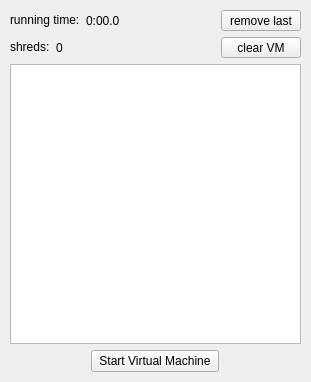
<?xml version="1.0" encoding="UTF-8"?>
<ui version="4.0">
 <class>mAVMMonitor</class>
 <widget class="QMainWindow" name="mAVMMonitor">
  <property name="geometry">
   <rect>
    <x>0</x>
    <y>0</y>
    <width>311</width>
    <height>382</height>
   </rect>
  </property>
  <property name="sizePolicy">
   <sizepolicy hsizetype="MinimumExpanding" vsizetype="MinimumExpanding">
    <horstretch>1</horstretch>
    <verstretch>1</verstretch>
   </sizepolicy>
  </property>
  <property name="windowTitle">
   <string>Virtual Machine</string>
  </property>
  <property name="windowIcon">
   <iconset resource="miniAudicle.qrc">
    <normaloff>:/icon/miniAudicle.png</normaloff>:/icon/miniAudicle.png</iconset>
  </property>
  <widget class="QWidget" name="centralwidget">
   <property name="sizePolicy">
    <sizepolicy hsizetype="MinimumExpanding" vsizetype="MinimumExpanding">
     <horstretch>1</horstretch>
     <verstretch>1</verstretch>
    </sizepolicy>
   </property>
   <property name="minimumSize">
    <size>
     <width>292</width>
     <height>361</height>
    </size>
   </property>
   <layout class="QVBoxLayout" name="verticalLayout_2">
    <property name="margin">
     <number>10</number>
    </property>
    <item>
     <layout class="QVBoxLayout" name="verticalLayout" stretch="0,0,0,0">
      <item>
       <layout class="QHBoxLayout" name="horizontalLayout">
        <item>
         <widget class="QLabel" name="label">
          <property name="sizePolicy">
           <sizepolicy hsizetype="Fixed" vsizetype="Fixed">
            <horstretch>0</horstretch>
            <verstretch>0</verstretch>
           </sizepolicy>
          </property>
          <property name="font">
           <font>
            <weight>50</weight>
            <bold>false</bold>
           </font>
          </property>
          <property name="text">
           <string>running time:</string>
          </property>
         </widget>
        </item>
        <item>
         <widget class="QLabel" name="runningTimeLabel">
          <property name="sizePolicy">
           <sizepolicy hsizetype="MinimumExpanding" vsizetype="MinimumExpanding">
            <horstretch>1</horstretch>
            <verstretch>1</verstretch>
           </sizepolicy>
          </property>
          <property name="font">
           <font>
            <weight>50</weight>
            <bold>false</bold>
           </font>
          </property>
          <property name="text">
           <string>0:00.0</string>
          </property>
         </widget>
        </item>
        <item>
         <widget class="QPushButton" name="removeLastButton">
          <property name="sizePolicy">
           <sizepolicy hsizetype="MinimumExpanding" vsizetype="Fixed">
            <horstretch>1</horstretch>
            <verstretch>0</verstretch>
           </sizepolicy>
          </property>
          <property name="minimumSize">
           <size>
            <width>80</width>
            <height>21</height>
           </size>
          </property>
          <property name="maximumSize">
           <size>
            <width>80</width>
            <height>21</height>
           </size>
          </property>
          <property name="text">
           <string>remove last</string>
          </property>
         </widget>
        </item>
       </layout>
      </item>
      <item>
       <layout class="QHBoxLayout" name="horizontalLayout_2" stretch="0,0,0">
        <item>
         <widget class="QLabel" name="label_2">
          <property name="sizePolicy">
           <sizepolicy hsizetype="Fixed" vsizetype="Fixed">
            <horstretch>0</horstretch>
            <verstretch>0</verstretch>
           </sizepolicy>
          </property>
          <property name="font">
           <font>
            <weight>50</weight>
            <bold>false</bold>
           </font>
          </property>
          <property name="text">
           <string>shreds:</string>
          </property>
         </widget>
        </item>
        <item>
         <widget class="QLabel" name="shredCountLabel">
          <property name="sizePolicy">
           <sizepolicy hsizetype="MinimumExpanding" vsizetype="MinimumExpanding">
            <horstretch>0</horstretch>
            <verstretch>0</verstretch>
           </sizepolicy>
          </property>
          <property name="font">
           <font>
            <weight>50</weight>
            <bold>false</bold>
           </font>
          </property>
          <property name="text">
           <string>0</string>
          </property>
         </widget>
        </item>
        <item>
         <widget class="QPushButton" name="removeAllButton">
          <property name="sizePolicy">
           <sizepolicy hsizetype="MinimumExpanding" vsizetype="Fixed">
            <horstretch>1</horstretch>
            <verstretch>0</verstretch>
           </sizepolicy>
          </property>
          <property name="minimumSize">
           <size>
            <width>80</width>
            <height>21</height>
           </size>
          </property>
          <property name="maximumSize">
           <size>
            <width>80</width>
            <height>21</height>
           </size>
          </property>
          <property name="text">
           <string>clear VM</string>
          </property>
         </widget>
        </item>
       </layout>
      </item>
      <item>
       <widget class="QTableWidget" name="tableWidget">
        <property name="sizePolicy">
         <sizepolicy hsizetype="Expanding" vsizetype="Expanding">
          <horstretch>1</horstretch>
          <verstretch>1</verstretch>
         </sizepolicy>
        </property>
       </widget>
      </item>
      <item alignment="Qt::AlignHCenter">
       <widget class="QPushButton" name="toggleVMButton">
        <property name="sizePolicy">
         <sizepolicy hsizetype="Fixed" vsizetype="Fixed">
          <horstretch>0</horstretch>
          <verstretch>0</verstretch>
         </sizepolicy>
        </property>
        <property name="minimumSize">
         <size>
          <width>128</width>
          <height>0</height>
         </size>
        </property>
        <property name="baseSize">
         <size>
          <width>128</width>
          <height>21</height>
         </size>
        </property>
        <property name="text">
         <string>Start Virtual Machine</string>
        </property>
       </widget>
      </item>
     </layout>
    </item>
   </layout>
  </widget>
 </widget>
 <resources>
  <include location="miniAudicle.qrc"/>
 </resources>
 <connections>
  <connection>
   <sender>toggleVMButton</sender>
   <signal>clicked()</signal>
   <receiver>mAVMMonitor</receiver>
   <slot>toggleVM()</slot>
   <hints>
    <hint type="sourcelabel">
     <x>145</x>
     <y>344</y>
    </hint>
    <hint type="destinationlabel">
     <x>145</x>
     <y>180</y>
    </hint>
   </hints>
  </connection>
  <connection>
   <sender>removeAllButton</sender>
   <signal>clicked()</signal>
   <receiver>mAVMMonitor</receiver>
   <slot>removeAll()</slot>
   <hints>
    <hint type="sourcelabel">
     <x>244</x>
     <y>48</y>
    </hint>
    <hint type="destinationlabel">
     <x>145</x>
     <y>180</y>
    </hint>
   </hints>
  </connection>
  <connection>
   <sender>removeLastButton</sender>
   <signal>clicked()</signal>
   <receiver>mAVMMonitor</receiver>
   <slot>removeLast()</slot>
   <hints>
    <hint type="sourcelabel">
     <x>244</x>
     <y>13</y>
    </hint>
    <hint type="destinationlabel">
     <x>145</x>
     <y>180</y>
    </hint>
   </hints>
  </connection>
 </connections>
 <slots>
  <slot>toggleVM()</slot>
  <slot>removeAll()</slot>
  <slot>removeLast()</slot>
 </slots>
</ui>
